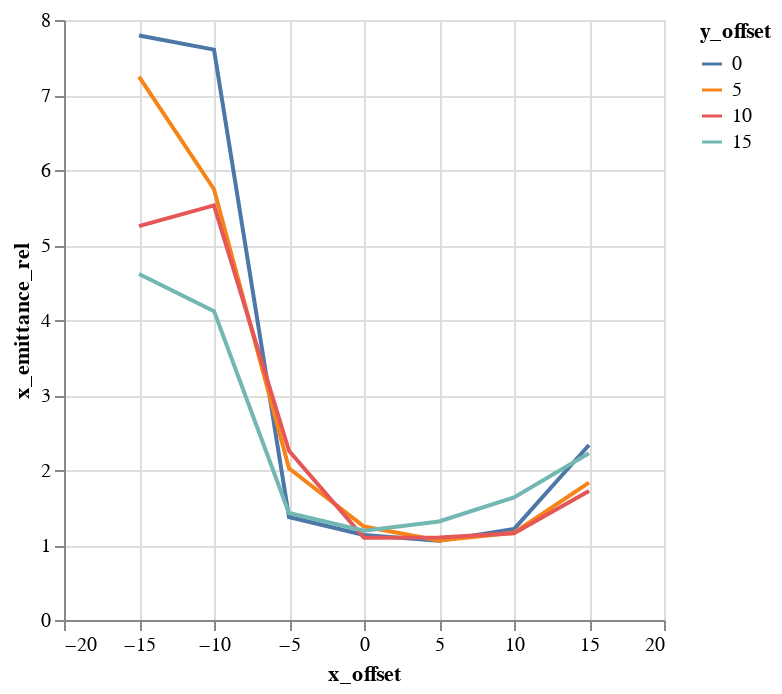

The code cell stored with this chart in its notebook:
### Code cell
alt.Chart(emit_df).mark_line().encode(
    color='y_offset:N',
    x='x_offset',
    y='x_emittance_rel',
)

### Figure 1 — Vega-Lite specification as saved in the notebook (floating-point values rounded to 4 significant figures)
{"$schema": "https://vega.github.io/schema/vega-lite/v1.2.1.json", "data": {"values": [{"losses": 162, "relbeta": 0.002308, "sourceID": 16777222, "sourceName": "x_-15_y_0", "x_emittance": 12.64, "x_emittance_rel": 7.794, "x_norm_emittance": 0.02916, "x_offset": -15, "y_emittance": 4.124, "y_emittance_rel": 2.623, "y_norm_emittance": 0.009518, "y_offset": 0}, {"losses": 150, "relbeta": 0.002307, "sourceID": 16777229, "sourceName": "x_-15_y_5", "x_emittance": 11.54, "x_emittance_rel": 7.246, "x_norm_emittance": 0.02663, "x_offset": -15, "y_emittance": 6.843, "y_emittance_rel": 4.294, "y_norm_emittance": 0.01578, "y_offset": 5}, {"losses": 158, "relbeta": 0.002309, "sourceID": 16777236, "sourceName": "x_-15_y_10", "x_emittance": 8.493, "x_emittance_rel": 5.252, "x_norm_emittance": 0.01961, "x_offset": -15, "y_emittance": 9.891, "y_emittance_rel": 6.195, "y_norm_emittance": 0.02283, "y_offset": 10}, {"losses": 138, "relbeta": 0.002305, "sourceID": 16777243, "sourceName": "x_-15_y_15", "x_emittance": 7.71, "x_emittance_rel": 4.614, "x_norm_emittance": 0.01777, "x_offset": -15, "y_emittance": 9.631, "y_emittance_rel": 5.795, "y_norm_emittance": 0.0222, "y_offset": 15}, {"losses": 2, "relbeta": 0.002309, "sourceID": 16777220, "sourceName": "x_-10_y_0", "x_emittance": 12.11, "x_emittance_rel": 7.605, "x_norm_emittance": 0.02795, "x_offset": -10, "y_emittance": 3.409, "y_emittance_rel": 2.195, "y_norm_emittance": 0.00787, "y_offset": 0}, {"losses": 1, "relbeta": 0.002308, "sourceID": 16777227, "sourceName": "x_-10_y_5", "x_emittance": 9.265, "x_emittance_rel": 5.744, "x_norm_emittance": 0.02138, "x_offset": -10, "y_emittance": 5.201, "y_emittance_rel": 3.292, "y_norm_emittance": 0.01201, "y_offset": 5}, {"losses": 3, "relbeta": 0.002309, "sourceID": 16777234, "sourceName": "x_-10_y_10", "x_emittance": 8.219, "x_emittance_rel": 5.529, "x_norm_emittance": 0.01897, "x_offset": -10, "y_emittance": 7.258, "y_emittance_rel": 4.359, "y_norm_emittance": 0.01676, "y_offset": 10}, {"losses": 0, "relbeta": 0.002309, "sourceID": 16777241, "sourceName": "x_-10_y_15", "x_emittance": 5.971, "x_emittance_rel": 4.119, "x_norm_emittance": 0.01379, "x_offset": -10, "y_emittance": 4.676, "y_emittance_rel": 2.861, "y_norm_emittance": 0.0108, "y_offset": 15}, {"losses": 0, "relbeta": 0.002308, "sourceID": 16777218, "sourceName": "x_-5_y_0", "x_emittance": 2.301, "x_emittance_rel": 1.373, "x_norm_emittance": 0.005313, "x_offset": -5, "y_emittance": 2.061, "y_emittance_rel": 1.2, "y_norm_emittance": 0.004758, "y_offset": 0}, {"losses": 0, "relbeta": 0.002309, "sourceID": 16777225, "sourceName": "x_-5_y_5", "x_emittance": 3.082, "x_emittance_rel": 2.023, "x_norm_emittance": 0.007115, "x_offset": -5, "y_emittance": 2.311, "y_emittance_rel": 1.422, "y_norm_emittance": 0.005335, "y_offset": 5}, {"losses": 0, "relbeta": 0.002308, "sourceID": 16777232, "sourceName": "x_-5_y_10", "x_emittance": 3.411, "x_emittance_rel": 2.257, "x_norm_emittance": 0.007873, "x_offset": -5, "y_emittance": 2.728, "y_emittance_rel": 1.765, "y_norm_emittance": 0.006298, "y_offset": 10}, {"losses": 0, "relbeta": 0.002309, "sourceID": 16777239, "sourceName": "x_-5_y_15", "x_emittance": 2.414, "x_emittance_rel": 1.427, "x_norm_emittance": 0.005572, "x_offset": -5, "y_emittance": 2.032, "y_emittance_rel": 1.35, "y_norm_emittance": 0.00469, "y_offset": 15}, {"losses": 0, "relbeta": 0.002309, "sourceID": 16777216, "sourceName": "x_0_y_0", "x_emittance": 1.746, "x_emittance_rel": 1.134, "x_norm_emittance": 0.004032, "x_offset": 0, "y_emittance": 1.58, "y_emittance_rel": 1.028, "y_norm_emittance": 0.003648, "y_offset": 0}, {"losses": 0, "relbeta": 0.002308, "sourceID": 16777223, "sourceName": "x_0_y_5", "x_emittance": 1.92, "x_emittance_rel": 1.246, "x_norm_emittance": 0.004431, "x_offset": 0, "y_emittance": 1.627, "y_emittance_rel": 1.06, "y_norm_emittance": 0.003756, "y_offset": 5}, {"losses": 0, "relbeta": 0.002308, "sourceID": 16777230, "sourceName": "x_0_y_10", "x_emittance": 1.538, "x_emittance_rel": 1.096, "x_norm_emittance": 0.00355, "x_offset": 0, "y_emittance": 1.587, "y_emittance_rel": 1.076, "y_norm_emittance": 0.003664, "y_offset": 10}, {"losses": 0, "relbeta": 0.002308, "sourceID": 16777237, "sourceName": "x_0_y_15", "x_emittance": 2.107, "x_emittance_rel": 1.191, "x_norm_emittance": 0.004863, "x_offset": 0, "y_emittance": 1.872, "y_emittance_rel": 1.161, "y_norm_emittance": 0.004322, "y_offset": 15}, {"losses": 0, "relbeta": 0.002308, "sourceID": 16777217, "sourceName": "x_5_y_0", "x_emittance": 1.635, "x_emittance_rel": 1.055, "x_norm_emittance": 0.003775, "x_offset": 5, "y_emittance": 1.69, "y_emittance_rel": 1.01, "y_norm_emittance": 0.003902, "y_offset": 0}, {"losses": 0, "relbeta": 0.002308, "sourceID": 16777224, "sourceName": "x_5_y_5", "x_emittance": 1.697, "x_emittance_rel": 1.059, "x_norm_emittance": 0.003917, "x_offset": 5, "y_emittance": 1.544, "y_emittance_rel": 1.048, "y_norm_emittance": 0.003564, "y_offset": 5}, {"losses": 0, "relbeta": 0.002308, "sourceID": 16777231, "sourceName": "x_5_y_10", "x_emittance": 1.61, "x_emittance_rel": 1.101, "x_norm_emittance": 0.003718, "x_offset": 5, "y_emittance": 1.778, "y_emittance_rel": 1.115, "y_norm_emittance": 0.004104, "y_offset": 10}, {"losses": 0, "relbeta": 0.002308, "sourceID": 16777238, "sourceName": "x_5_y_15", "x_emittance": 2.1, "x_emittance_rel": 1.314, "x_norm_emittance": 0.004847, "x_offset": 5, "y_emittance": 2.156, "y_emittance_rel": 1.37, "y_norm_emittance": 0.004977, "y_offset": 15}, {"losses": 0, "relbeta": 0.002308, "sourceID": 16777219, "sourceName": "x_10_y_0", "x_emittance": 1.843, "x_emittance_rel": 1.213, "x_norm_emittance": 0.004254, "x_offset": 10, "y_emittance": 1.718, "y_emittance_rel": 1.074, "y_norm_emittance": 0.003965, "y_offset": 0}, {"losses": 0, "relbeta": 0.002308, "sourceID": 16777226, "sourceName": "x_10_y_5", "x_emittance": 1.684, "x_emittance_rel": 1.163, "x_norm_emittance": 0.003887, "x_offset": 10, "y_emittance": 1.647, "y_emittance_rel": 1.093, "y_norm_emittance": 0.003802, "y_offset": 5}, {"losses": 0, "relbeta": 0.002309, "sourceID": 16777233, "sourceName": "x_10_y_10", "x_emittance": 2.015, "x_emittance_rel": 1.156, "x_norm_emittance": 0.004652, "x_offset": 10, "y_emittance": 1.843, "y_emittance_rel": 1.143, "y_norm_emittance": 0.004256, "y_offset": 10}, {"losses": 0, "relbeta": 0.002308, "sourceID": 16777240, "sourceName": "x_10_y_15", "x_emittance": 2.571, "x_emittance_rel": 1.634, "x_norm_emittance": 0.005935, "x_offset": 10, "y_emittance": 2.62, "y_emittance_rel": 1.733, "y_norm_emittance": 0.006048, "y_offset": 15}, {"losses": 0, "relbeta": 0.002309, "sourceID": 16777221, "sourceName": "x_15_y_0", "x_emittance": 3.497, "x_emittance_rel": 2.334, "x_norm_emittance": 0.008075, "x_offset": 15, "y_emittance": 2.079, "y_emittance_rel": 1.317, "y_norm_emittance": 0.004799, "y_offset": 0}, {"losses": 1, "relbeta": 0.002308, "sourceID": 16777228, "sourceName": "x_15_y_5", "x_emittance": 2.881, "x_emittance_rel": 1.833, "x_norm_emittance": 0.00665, "x_offset": 15, "y_emittance": 1.812, "y_emittance_rel": 1.22, "y_norm_emittance": 0.004183, "y_offset": 5}, {"losses": 0, "relbeta": 0.002309, "sourceID": 16777235, "sourceName": "x_15_y_10", "x_emittance": 2.789, "x_emittance_rel": 1.719, "x_norm_emittance": 0.006438, "x_offset": 15, "y_emittance": 2.079, "y_emittance_rel": 1.287, "y_norm_emittance": 0.0048, "y_offset": 10}, {"losses": 0, "relbeta": 0.002309, "sourceID": 16777242, "sourceName": "x_15_y_15", "x_emittance": 3.369, "x_emittance_rel": 2.224, "x_norm_emittance": 0.007777, "x_offset": 15, "y_emittance": 3.386, "y_emittance_rel": 2.133, "y_norm_emittance": 0.007817, "y_offset": 15}]}, "encoding": {"color": {"field": "y_offset", "type": "nominal"}, "x": {"field": "x_offset", "type": "quantitative"}, "y": {"field": "x_emittance_rel", "type": "quantitative"}}, "mark": "line"}
